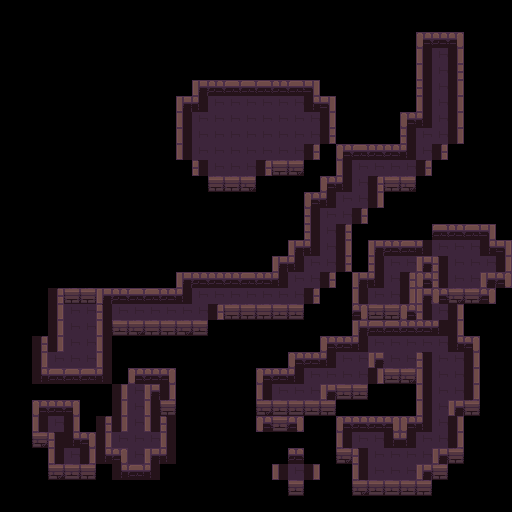

A level layout from a 2D game, rendered from its tile map. Below: a short description, then the map file with its tile-grid data intact:
An orthogonal 32x32 tile map with 16x16 px tiles, 1 tile layer (Calque de Tile 1).

<map version="1.2" tiledversion="1.2.3" orientation="orthogonal" renderorder="right-down" width="32" height="32" tilewidth="16" tileheight="16" infinite="0" nextlayerid="2" nextobjectid="1">
 <tileset firstgid="1" source="../res/map.tsx" />
 <layer id="1" name="Calque de Tile 1" width="32" height="32">
  <data encoding="csv">
0,0,0,0,0,0,0,0,0,0,0,0,0,0,0,0,0,0,0,0,0,0,0,0,0,0,0,0,0,0,0,0,
0,0,0,0,0,0,0,0,0,0,0,0,0,0,0,0,0,0,0,0,0,0,0,0,0,0,0,0,0,0,0,0,
0,0,0,0,0,0,0,0,0,0,0,0,0,0,0,0,0,0,0,0,0,0,0,0,0,0,55,44,56,0,0,0,
0,0,0,0,0,0,0,0,0,0,0,0,0,0,0,0,0,0,0,0,0,0,0,0,0,0,36,23,11,0,0,0,
0,0,0,0,0,0,0,0,0,0,0,0,0,0,0,0,0,0,0,0,0,0,0,0,0,0,36,23,21,0,0,0,
0,0,0,0,0,0,0,0,0,0,0,0,51,43,42,42,45,43,42,54,0,0,0,0,0,0,26,23,11,0,0,0,
0,0,0,0,0,0,0,0,0,0,0,51,46,23,23,23,23,23,23,41,54,0,0,0,0,0,36,23,11,0,0,0,
0,0,0,0,0,0,0,0,0,0,0,16,23,23,23,23,23,23,23,23,11,0,0,0,0,55,46,23,11,0,0,0,
0,0,0,0,0,0,0,0,0,0,0,36,23,23,23,23,23,23,23,23,21,0,0,0,0,26,23,23,11,0,0,0,
0,0,0,0,0,0,0,0,0,0,0,36,23,23,23,23,23,23,23,1,0,55,45,43,43,46,23,1,0,0,0,0,
0,0,0,0,0,0,0,0,0,0,0,0,6,23,23,23,1,2,4,0,0,36,23,23,23,23,1,0,0,0,0,0,
0,0,0,0,0,0,0,0,0,0,0,0,0,2,2,4,0,0,0,0,55,46,23,1,2,4,0,0,0,0,0,0,
0,0,0,0,0,0,0,0,0,0,0,0,0,0,0,0,0,0,0,55,46,23,23,31,0,0,0,0,0,0,0,0,
0,0,0,0,0,0,0,0,0,0,0,0,0,0,0,0,0,0,0,26,23,23,1,0,0,0,0,0,0,0,0,0,
0,0,0,0,0,0,0,0,0,0,0,0,0,0,0,0,0,0,0,26,23,1,0,0,0,0,0,45,44,42,54,0,
0,0,0,0,0,0,0,0,0,0,0,0,0,0,0,0,0,0,51,46,23,11,0,51,43,42,46,23,23,23,41,54,
0,0,0,0,0,0,0,0,0,0,0,0,0,0,0,0,0,51,46,23,23,21,0,26,23,23,51,6,23,23,23,31,
0,0,0,0,0,0,0,0,0,0,0,51,43,43,43,42,43,46,23,23,1,0,51,46,23,1,55,26,23,23,51,56,
0,0,0,1,5,5,51,44,45,42,44,46,23,23,23,23,23,23,23,1,0,0,36,23,23,31,51,55,4,2,56,0,
0,0,0,11,23,23,6,23,23,23,23,23,23,1,2,5,5,3,3,0,0,0,56,3,2,55,26,23,31,0,0,0,
0,0,0,11,23,23,16,3,4,2,2,4,3,0,0,0,0,0,0,0,0,0,51,42,42,44,43,46,31,0,0,0,
0,0,1,11,23,23,16,0,0,0,0,0,0,0,0,0,0,0,0,0,55,43,46,23,23,23,23,23,41,56,0,0,
0,0,11,23,23,23,16,0,0,0,0,0,0,0,0,0,0,0,55,43,46,23,23,51,23,23,6,23,23,31,0,0,
0,0,41,45,45,45,46,0,55,43,56,0,0,0,0,0,55,43,46,23,23,23,23,31,3,4,16,23,23,31,0,0,
0,0,0,0,0,0,0,11,23,51,31,0,0,0,0,0,16,23,23,23,51,3,3,0,0,0,16,23,23,31,0,0,
0,0,55,43,56,0,0,11,23,16,5,0,0,0,0,0,4,3,3,3,5,0,0,0,0,0,16,23,51,5,0,0,
0,0,16,23,31,0,1,11,23,16,6,0,0,0,0,0,55,3,56,0,0,55,43,43,56,55,46,23,31,0,0,0,
0,0,4,6,41,56,11,23,23,23,16,0,0,0,0,0,0,0,0,0,0,16,23,23,41,46,23,23,31,0,0,0,
0,0,0,16,23,31,41,56,23,51,46,0,0,0,0,0,0,0,43,0,0,4,6,23,23,23,23,51,5,0,0,0,
0,0,0,4,3,5,0,41,45,46,0,0,0,0,0,0,0,16,23,31,0,0,16,23,23,23,51,5,0,0,0,0,
0,0,0,0,0,0,0,0,0,0,0,0,0,0,0,0,0,0,3,0,0,0,4,3,3,3,5,0,0,0,0,0,
0,0,0,0,0,0,0,0,0,0,0,0,0,0,0,0,0,0,0,0,0,0,0,0,0,0,0,0,0,0,0,0
</data>
 </layer>
</map>